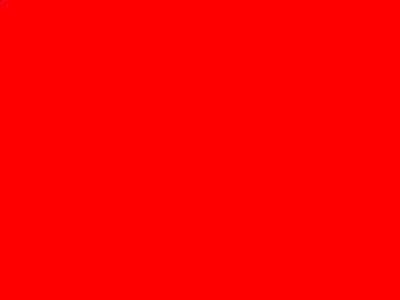
Frame 1 (no input)
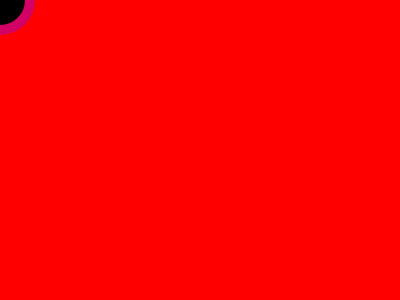
Frame 60 (no input)
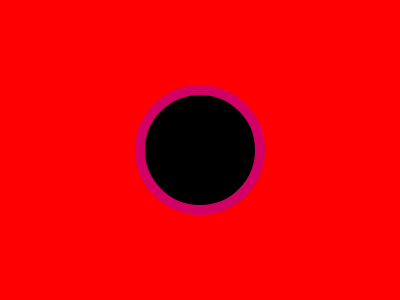
Frame 120 (the mouse pressed at the canvas centre since frame 60)

The p5.js sketch that drew these frames (run headless with seeded random() and noise() and a simulated clock; from frame 60 on, the mouse is pressed at the canvas centre):

// p5.js sketch
// ── sketch.js
//Curso de programación creativa. 

//variables. Para usar una variable, debemos declararla. Esto hace que el computador sepa que existe. Palabra reservada var. 
//Solo después de declararla, podemos asignarle un valor. Esto se hace con el signo =
//Javascript es debilmente tipado.
//Hay dos tipos de variables: locales y globales.

//funciones. Se declaran como function nombreFuncion(){} Para poder ejecutar una función debo poner mi función dentro de setup o de draw.

var diametro = 1;

//Función setup se ejecuta una vez al principio
function setup() {
  //crea lienzo(horizontal, vertical)
  createCanvas(400, 300);
  //fondo (rgb)
  background(255, 0, 0);
}

//función draw se ejecuta después de setup y lo hace 60 veces por segundo.
function draw() {
  //con esto se va limpiando y no queda la estela
  background(255, 0, 0);
  estiloUno();
  ellipse(mouseX, mouseY, diametro, diametro);
  diametro = diametro + 1;
}

function estiloUno(){
  var anchoBorde = 10;
  //ellipse dibuja una elipse. requiere (posx, posy, ancho, alto)
  //ellipse(100, 50, 30, 40);
  //siempre parte con un pincel por defecto. Borde negro, 1px, fondo blanco. Todo esto se puede cambiar a través de funciones.
  //Lo ideal sería definir primero el tamaño de la elipse.
  strokeWeight(10);
  //stroke es el color del borde
  stroke(210, 0, 100);
  //fill es el color del relleno
  fill(0, 0, 0);
  //noFill();
}
